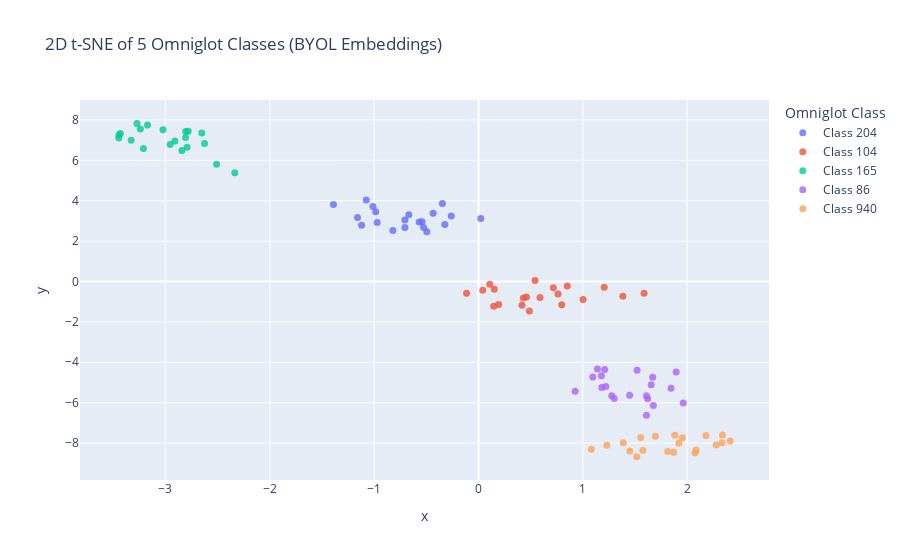

The notebook cell this image was saved under:
### Code cell
from sklearn.manifold import TSNE

# Compute 2D t-SNE
tsne_2d = TSNE(n_components=2, perplexity=30, init='pca', random_state=42)
X_2d = tsne_2d.fit_transform(X)

# Prepare DataFrame for plotting
df_2d = pd.DataFrame({
    'x': X_2d[:, 0],
    'y': X_2d[:, 1],
    'class': y
})
df_2d = df_2d[df_2d['class'].isin(selected_classes)]
df_2d['class'] = df_2d['class'].map(label_map)

import plotly.express as px

fig2d = px.scatter(
    df_2d, x='x', y='y', color='class',
    title="2D t-SNE of 5 Omniglot Classes (BYOL Embeddings)",
    labels={"class": "Omniglot Class"},
    opacity=0.8
)
fig2d.update_traces(marker=dict(size=7))
fig2d.show()

### Figure 1 — Plotly figure (JSON) as saved in the notebook; plotly's stock layout.template omitted (floating-point values rounded to 4 significant figures)
{"data": [{"hovertemplate": "Omniglot Class=Class 204<br>x=%{x}<br>y=%{y}<extra></extra>", "legendgroup": "Class 204", "marker": {"color": "#636efa", "opacity": 0.8, "size": 7, "symbol": "circle"}, "mode": "markers", "name": "Class 204", "orientation": "v", "showlegend": true, "type": "scatter", "x": [0.02214, -0.5681, -1.159, -0.4343, -0.3455, -1.011, -0.7048, -0.6672, -0.4949, -0.9712, -0.7051, -0.5263, -0.3224, -1.39, -0.9851, -0.5401, -0.8199, -1.12, -1.075, -0.2605], "xaxis": "x", "y": [3.117, 2.943, 3.172, 3.383, 3.857, 3.711, 2.676, 3.303, 2.458, 2.924, 3.044, 2.671, 2.826, 3.814, 3.455, 2.962, 2.521, 2.779, 4.039, 3.244], "yaxis": "y"}, {"hovertemplate": "Omniglot Class=Class 104<br>x=%{x}<br>y=%{y}<extra></extra>", "legendgroup": "Class 104", "marker": {"color": "#EF553B", "opacity": 0.8, "size": 7, "symbol": "circle"}, "mode": "markers", "name": "Class 104", "orientation": "v", "showlegend": true, "type": "scatter", "x": [0.4601, 0.851, 0.4881, 0.798, 1.384, 0.7628, 0.04103, 0.1087, 0.1461, -0.1141, 1.002, 1.205, 0.542, 0.7179, 0.4297, 0.1934, 0.4174, 0.1518, 1.587, 0.5899], "xaxis": "x", "y": [-0.7616, -0.2198, -1.458, -1.156, -0.7345, -0.6195, -0.4389, -0.1337, -1.231, -0.5759, -0.8896, -0.281, 0.04783, -0.3126, -0.8187, -1.136, -1.17, -0.3848, -0.5862, -0.7907], "yaxis": "y"}, {"hovertemplate": "Omniglot Class=Class 165<br>x=%{x}<br>y=%{y}<extra></extra>", "legendgroup": "Class 165", "marker": {"color": "#00cc96", "opacity": 0.8, "size": 7, "symbol": "circle"}, "mode": "markers", "name": "Class 165", "orientation": "v", "showlegend": true, "type": "scatter", "x": [-2.806, -2.807, -2.335, -2.625, -3.023, -3.432, -2.792, -3.272, -3.445, -3.172, -3.24, -2.954, -2.842, -2.909, -2.651, -3.21, -2.782, -2.509, -3.328, -3.446], "xaxis": "x", "y": [7.43, 7.131, 5.385, 6.836, 7.507, 7.326, 6.642, 7.828, 7.249, 7.746, 7.552, 6.785, 6.491, 6.952, 7.352, 6.585, 7.434, 5.809, 6.994, 7.104], "yaxis": "y"}, {"hovertemplate": "Omniglot Class=Class 86<br>x=%{x}<br>y=%{y}<extra></extra>", "legendgroup": "Class 86", "marker": {"color": "#ab63fa", "opacity": 0.8, "size": 7, "symbol": "circle"}, "mode": "markers", "name": "Class 86", "orientation": "v", "showlegend": true, "type": "scatter", "x": [1.845, 1.277, 1.14, 1.676, 1.67, 1.655, 1.449, 1.096, 1.301, 0.9265, 1.52, 1.61, 1.21, 1.622, 1.895, 1.962, 1.182, 1.221, 1.61, 1.178], "xaxis": "x", "y": [-5.288, -5.653, -4.331, -6.145, -4.738, -5.112, -5.633, -4.729, -5.798, -5.434, -4.394, -5.661, -4.354, -5.801, -4.485, -6.018, -5.246, -5.197, -6.622, -4.668], "yaxis": "y"}, {"hovertemplate": "Omniglot Class=Class 940<br>x=%{x}<br>y=%{y}<extra></extra>", "legendgroup": "Class 940", "marker": {"color": "#FFA15A", "opacity": 0.8, "size": 7, "symbol": "circle"}, "mode": "markers", "name": "Class 940", "orientation": "v", "showlegend": true, "type": "scatter", "x": [1.575, 1.954, 1.23, 2.075, 2.412, 1.555, 1.871, 1.082, 2.086, 1.814, 1.92, 2.278, 2.18, 2.338, 1.882, 1.387, 1.696, 1.45, 1.517, 2.334], "xaxis": "x", "y": [-8.349, -7.734, -8.11, -8.492, -7.894, -7.726, -8.45, -8.306, -8.338, -8.416, -8.002, -8.1, -7.63, -7.596, -7.612, -7.981, -7.667, -8.387, -8.67, -7.989], "yaxis": "y"}], "layout": {"legend": {"title": {"text": "Omniglot Class"}, "tracegroupgap": 0}, "title": {"text": "2D t-SNE of 5 Omniglot Classes (BYOL Embeddings)"}, "xaxis": {"anchor": "y", "domain": [0, 1], "title": {"text": "x"}}, "yaxis": {"anchor": "x", "domain": [0, 1], "title": {"text": "y"}}}}
